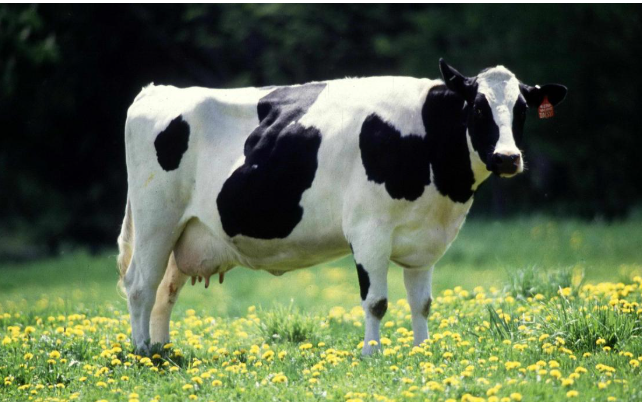
#> input picture data/VACA.png, 642 x 402 px, found by its file name
$ python Foreground.PY
#> lines starting #> are read from the running program, lines starting #| are printed output that depends on the picture
# organize imports
import os
import cv2
import numpy as np
from matplotlib import pyplot as plt

# 1. Ruta a la imagen de entrada (dentro de la carpeta data)
input_path = os.path.join('data', 'VACA.png')
image = cv2.imread(input_path)
#> image is the input picture: shape (402, 642, 3); mean B, G, R 74.4, 103.3, 90.1

if image is None:
    print(f"Error: No se pudo cargar la imagen desde {input_path}")
    exit()

# create a simple mask image similar to the loaded image
mask = np.zeros(image.shape[:2], np.uint8)

# specify the background and foreground model
backgroundModel = np.zeros((1, 65), np.float64)
foregroundModel = np.zeros((1, 65), np.float64)

# 2. Definir la Región de Interés (ROI) para encuadrar a la vaca
# Conseguimos el ancho y alto de tu imagen para hacer un recuadro estimado
h, w = image.shape[:2]
#> h = 402; w = 642
# El formato es (X_inicio, Y_inicio, ancho, alto)
# Dejamos un pequeño margen del 5% alrededor de los bordes para asegurar que encierre a la vaca
rectangle = (int(w * 0.05), int(h * 0.05), int(w * 0.9), int(h * 0.9))
#> rectangle = (32, 20, 577, 361)

# apply the grabcut algorithm
cv2.grabCut(image, mask, rectangle,
            backgroundModel, foregroundModel,
            5, cv2.GC_INIT_WITH_RECT) # Subimos a 5 iteraciones para mejor precisión

# Post-procesamiento de la máscara
mask2 = np.where((mask == 2)|(mask == 0), 0, 1).astype('uint8')

# Multiplicar la máscara por la imagen original
image_segmented = image * mask2[:, :, np.newaxis]
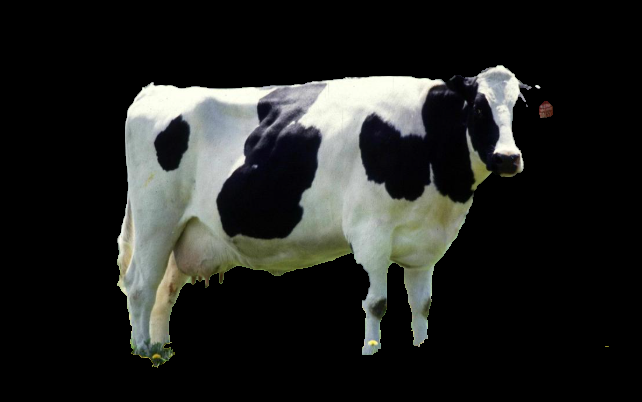
#> image_segmented: shape (402, 642, 3); mean B, G, R 33.6, 35.9, 34.6

# 3. GUARDAR EL RESULTADO EN LA CARPETA 'out'
# Nos aseguramos de que la carpeta 'out' exista
os.makedirs('out', exist_ok=True)

output_path = os.path.join('out', 'VACA_segmentada.png')
cv2.imwrite(output_path, image_segmented)
print(f"¡Imagen segmentada guardada con éxito en: {output_path}!")

# Mostrar visualización en pantalla (opcional)
plt.subplot(1, 2, 1)
plt.title('Original Image')
plt.imshow(cv2.cvtColor(image, cv2.COLOR_BGR2RGB))
plt.axis('off')

plt.subplot(1, 2, 2)
plt.title('Segmented Image')
plt.imshow(cv2.cvtColor(image_segmented, cv2.COLOR_BGR2RGB))
plt.axis('off')

plt.show()
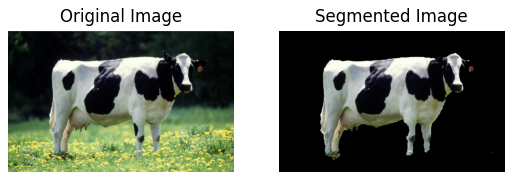
#> figure drawn by matplotlib, 2 panels
